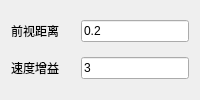
                   <widget class="QWidget" name="LOS">
                    <attribute name="title">
                     <string>轨迹LOS</string>
                    </attribute>
                    <layout class="QGridLayout" name="gridLayout_7" columnstretch="1,0,0">
                     <item row="3" column="2">
                      <widget class="QLineEdit" name="ql_LOS_LD_1">
                       <property name="text">
                        <string>0.2</string>
                       </property>
                      </widget>
                     </item>
                     <item row="5" column="0">
                      <widget class="QLabel" name="ql_sg">
                       <property name="text">
                        <string>速度增益</string>
                       </property>
                      </widget>
                     </item>
                     <item row="3" column="0">
                      <widget class="QLabel" name="ql_ld">
                       <property name="text">
                        <string>前视距离</string>
                       </property>
                      </widget>
                     </item>
                     <item row="5" column="2">
                      <widget class="QLineEdit" name="ql_LOS_SG_1">
                       <property name="text">
                        <string>3</string>
                       </property>
                      </widget>
                     </item>
                    </layout>
                   </widget>
